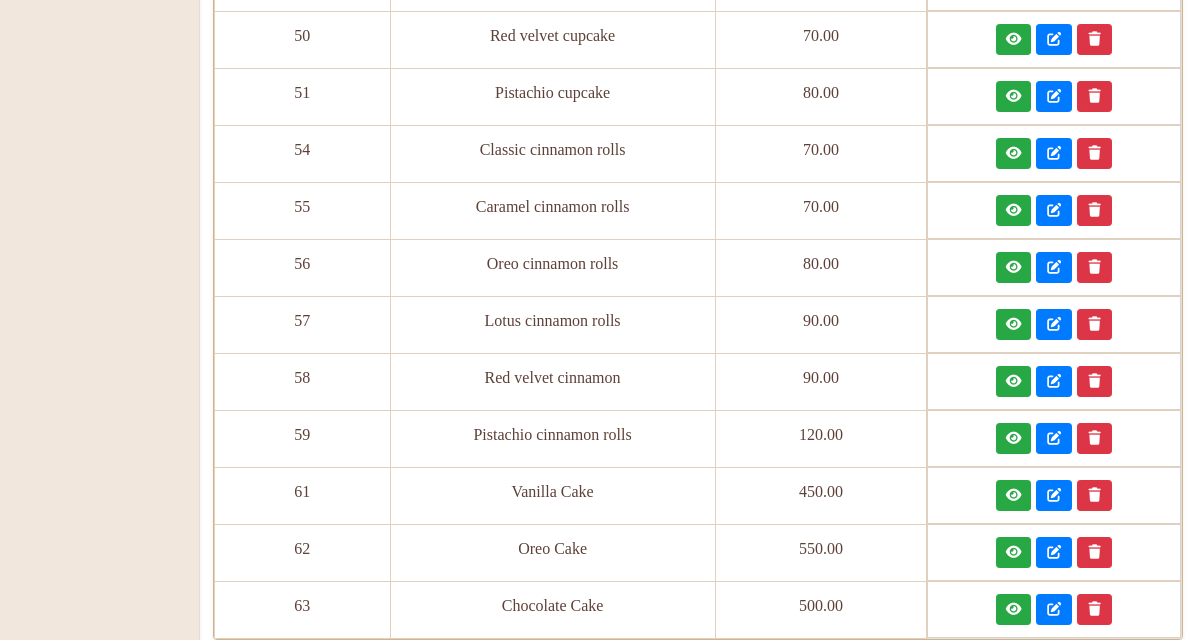
Before: /Admin/view_table.php?table=products (lower part) with the older database file.
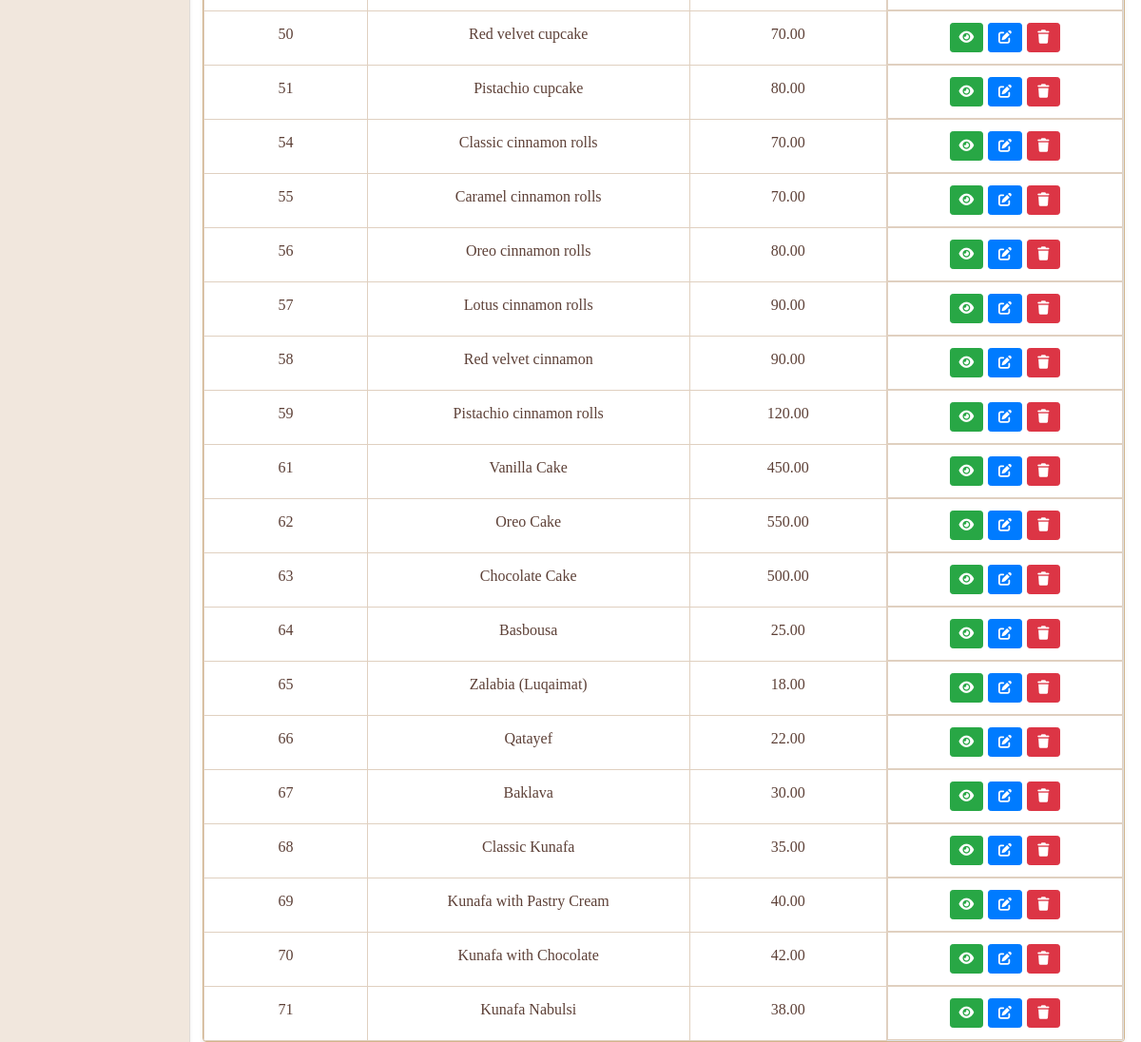
After: the same page with the newer database file.
### tables this page shows
CREATE TABLE `products` (
  `product_id` int(11) NOT NULL,
  `product_name` varchar(150) DEFAULT NULL,
  `product_price` decimal(10,2) NOT NULL,
  `description` text DEFAULT NULL,
  `product_image_url` varchar(255) DEFAULT NULL,
  `category_id` int(11) NOT NULL,
  `stock` int(11) NOT NULL DEFAULT 50
);

### Admin/view_table.php (the view, shortened to what this page needs)
<?php
include 'includes/db/db.php';
include 'includes/temp/header.php';
?>
<div class="container-fluid">
    <div class="row">
        <?php include 'includes/temp/aside.php'; ?>
        <main class="col-md-10">
            <?php
            if (isset($_GET['table'])) {
                $currentTable = $_GET['table'];
            }
            $statement = $connect->prepare("SELECT * FROM $currentTable");
            $statement->execute();
            $result = $statement->fetchAll();
            ?>
        <?php
            $columns = [];
            if (!empty($result)) {
            $columns = array_filter(array_keys($result[0]), function($key) {
             return !is_numeric($key);
            });
            $columns = array_slice($columns, 0, 3);
            }
        ?>
            <div class="card shadow-sm mt-4 overflow-hidden">
                <div class="table-responsive">
                    <table class="table table-hover mb-0 w-100 border 1px">
                        <tbody>
                            <?php foreach ($result as $row){ ?>
                                <tr>
                                    <?php foreach ($columns as $col){ ?>
                                    <td><?php echo $row[$col]; ?></td>
                                        <?php } ?>
                                    <td class="d-flex flex-md-nowrap justify-content-center operation">
                                        <a href="action.php?action=show&table=<?php echo $currentTable; ?>&id=<?php echo array_values($row)[0]; ?>" class="btn btn-sm btn-success"><i class="fa-solid fa-eye"></i></a>
                                        <a href="action.php?action=edit&table=<?php echo $currentTable; ?>&id=<?php echo array_values($row)[0]; ?>" class="btn btn-sm btn-primary"><i class="fa-solid fa-pen-to-square"></i></a>
                                        <a href="action.php?action=delete&table=<?php echo $currentTable; ?>&id=<?php echo array_values($row)[0]; ?>" class="btn btn-sm btn-danger" onclick= "return confirm('Are you sure you want to delete this?')"><i class="fa-solid fa-trash"></i></a>
                                   </td>
                               </tr>
                            <?php } ?>
                        </tbody>
                    </table>
                </div>
            </div>
        </main>
    </div>
</div>
<?php
include 'includes/temp/footer.php';
?>

Changed rows visible on the page:
added products: product_id "64", product_name "Basbousa", product_price "25.00"
added products: product_id "65", product_name "Zalabia (Luqaimat)", product_price "18.00"
added products: product_id "66", product_name "Qatayef", product_price "22.00"
added products: product_id "67", product_name "Baklava", product_price "30.00"
added products: product_id "68", product_name "Classic Kunafa", product_price "35.00"
added products: product_id "69", product_name "Kunafa with Pastry Cream", product_price "40.00"
added products: product_id "70", product_name "Kunafa with Chocolate", product_price "42.00"
added products: product_id "71", product_name "Kunafa Nabulsi", product_price "38.00"
